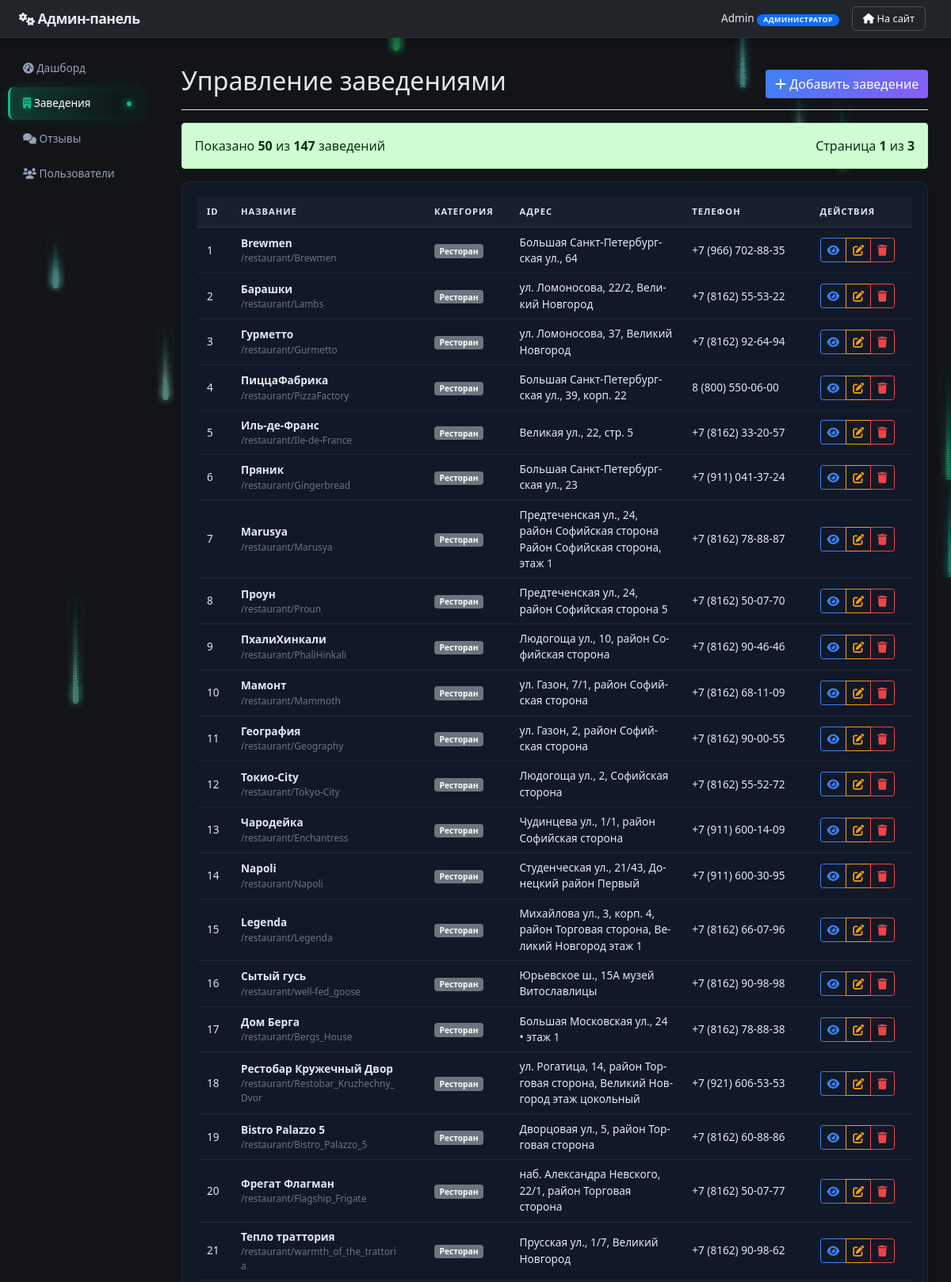
Screenshot of /admin/places (signed in, upper part) with the database file from the repository.
### main.py (models this page shows, shortened)
class User(db.Model):
    id = db.Column(db.Integer, primary_key=True)
    username = db.Column(db.String(150), nullable=False, unique=True)
    password = db.Column(db.String(150), nullable=False)
    role = db.Column(db.String(50), default='trainee')  # trainee, moderator, editor, admin
    created_at = db.Column(db.DateTime, default=datetime.utcnow)
    last_login = db.Column(db.DateTime)
    @property
    def role_display(self):
        return get_role_display_name(self.role)

class Place(db.Model):
    __tablename__ = 'place'
    id = db.Column(db.Integer, primary_key=True)
    title = db.Column(db.String(100), nullable=True)
    slug = db.Column(db.String(100), unique=True, nullable=True)  # Для английских URL
    description = db.Column(db.Text, nullable=True)
    tags = db.Column(db.Text, nullable=True)
    telephone = db.Column(db.String(20), nullable=True)
    address = db.Column(db.String(200), nullable=True)
    image_path = db.Column(db.String(200), nullable=True)
    additional_images = db.Column(db.JSON, default=list)
    category = db.Column(db.String(50), nullable=False, default='Restaurant')
    category_en = db.Column(db.String(50), nullable=False, default='Restaurant')
    latitude = db.Column(db.Float)  # широта для карт
    longitude = db.Column(db.Float)  # долгота для карт
    working_hours = db.Column(db.JSON)  # {"пн-пт": "10:00-22:00", "сб-вс": "11:00-23:00"}
    menu_pdf_path = db.Column(db.String(255))  # Пдф файлы
    CATEGORY_MAPPING = {
        'Ресторан': 'Restaurant',
        'Кафе': 'Cafe',
        'Магазин': 'Shop',
        'Музей': 'Museum',
        'Театр': 'Theatre',
        'Библиотека': 'Library',
        'Парк': 'Park',
        'Кинотеатр': 'Cinema',
        'Спортплощадка': 'Sports',
        'Церковь': 'Church',
        'Гостиница': 'Hotel',
        'Иконка': 'Icon'
    }

### main.py (the view)
@app.route('/admin/places')
@admin_required
def admin_places():
    user = User.query.filter_by(username=session['username']).first()
    if user.role not in ['trainee', 'moderator', 'editor', 'admin']:
        return render_template('Error.html', error_code=403, error_message="Доступ запрещён"), 403
    page = request.args.get('page', 1, type=int)
    per_page = 50
    places_pagination = Place.query.paginate(
        page=page,
        per_page=per_page,
        error_out=False
    )
    return render_template('admin_places.html',
                           current_user=user,
                           places=places_pagination.items,
                           pagination=places_pagination)

### main.py (called while the page is built)
def get_role_display_name(role):
    return ROLE_PERMISSIONS.get(role, {}).get('name', role)

def admin_required(f):
    @wraps(f)
    def decorated_function(*args, **kwargs):
        if 'username' not in session:
            flash('Требуется авторизация', 'error')
            return redirect(url_for('index'))
        user = User.query.filter_by(username=session['username']).first()
        from flask import g
        g.current_user = user
        return f(*args, **kwargs)
    return decorated_function

@app.context_processor
def utility_processor():
    def generate_category_en_for_template(category_name):
        """Генерация английского названия категории для шаблонов"""
        return generate_category_en(category_name)
    return {'generate_category_en_for_template': generate_category_en_for_template}

### templates/admin_places.html (shortened to what this page needs)
{% extends "base_admin.html" %}
{% block content %}
<div class="d-flex justify-content-between flex-wrap flex-md-nowrap align-items-center pt-3 pb-2 mb-3 border-bottom">
    <h1 class="h2">Управление заведениями</h1>
    {% if current_user.role in ['trainee', 'moderator', 'editor', 'admin'] %}
    <a href="{{ url_for('add_place') }}" class="btn btn-primary">
        <i class="fas fa-plus"></i> Добавить заведение
    </a>
    {% endif %}
</div>
<div class="alert alert-info d-flex justify-content-between align-items-center">
    <span>
        Показано <strong>{{ places|length }}</strong> из <strong>{{ pagination.total }}</strong> заведений
    </span>
    <span>
        Страница <strong>{{ pagination.page }}</strong> из <strong>{{ pagination.pages }}</strong>
    </span>
</div>
<div class="card">
    <div class="card-body">
        <div class="table-responsive">
            <table class="table table-hover">
                <thead>
                    <tr>
                        <th>ID</th>
                        <th>Название</th>
                        <th>Категория</th>
                        <th>Адрес</th>
                        <th>Телефон</th>
                        <th>Действия</th>
                    </tr>
                </thead>
                <tbody>
                    {% for place in places %}
                    <tr>
                        <td>{{ place.id }}</td>
                        <td>
                            <strong>{{ place.title or 'Без названия' }}</strong>
                            {% if place.slug %}
                            <br><small class="text-muted">/{{ place.category_en }}/{{ place.slug }}</small>
                            {% endif %}
                        </td>
                        <td>
                            <span class="badge bg-secondary">{{ place.category }}</span>
                        </td>
                        <td>{{ place.address or '—' }}</td>
                        <td>{{ place.telephone or '—' }}</td>
                        <td>
                            <div class="btn-group btn-group-sm">
                            <a href="{{ url_for('place_page_by_slug', category_en=place.category_en, slug=place.slug) if place.slug else url_for('restaurant_page', id=place.id) }}"
                               class="btn btn-outline-primary" target="_blank" title="Просмотр на сайте">
                                <i class="fas fa-eye"></i>
                            </a>
                            {% if current_user.role in ['moderator', 'editor', 'admin'] %}
                            <button class="btn btn-outline-warning edit-place"
                                    data-place-id="{{ place.id }}"
                                    data-place-title="{{ place.title or '' }}"
                                    data-place-description="{{ place.description or '' }}"
                                    data-place-category="{{ place.category }}"
                                    data-place-category-en="{{ place.category_en }}"
                                    data-place-telephone="{{ place.telephone or '' }}"
                                    data-place-address="{{ place.address or '' }}"
                                    data-place-slug="{{ place.slug or '' }}"
                                    data-place-tags="{{ place.tags or '' }}"
                                    data-place-menu="{{ place.menu_pdf_path or '' }}"
                                    title="Редактировать заведение">
                                <i class="fas fa-edit"></i>
                            </button>
                            {% endif %}
                            {% if current_user.role in ['moderator', 'editor', 'admin'] %}
                            <button class="btn btn-outline-danger delete-place"
                                    data-place-id="{{ place.id }}"
                                    data-place-title="{{ place.title or 'Без названия' }}"
                                    title="Удалить заведение">
                                <i class="fas fa-trash"></i>
                            </button>
                            {% endif %}
                        </div>
                        </td>
                    </tr>
                    {% endfor %}
                </tbody>
            </table>
        </div>
    </div>
</div>
{% endblock %}

### templates/base_admin.html (shortened to what this page needs)
<!DOCTYPE html>
<html lang="ru">
<head>
    <link rel="stylesheet" href="{{ url_for('static', filename='css/Admin.css') }}">
    <link href="https://cdn.jsdelivr.net/npm/bootstrap@5.1.3/dist/css/bootstrap.min.css" rel="stylesheet">
    <link href="https://cdnjs.cloudflare.com/ajax/libs/font-awesome/6.0.0/css/all.min.css" rel="stylesheet">
</head>
<body>
    <nav class="navbar navbar-dark bg-dark">
        <div class="container-fluid">
            <a class="navbar-brand" href="{{ url_for('admin_dashboard') }}">
                <i class="fas fa-cogs"></i> Админ-панель
            </a>
            <div class="d-flex align-items-center">
                <div class="role-tooltip-container">
                    <span class="navbar-text me-3" id="roleBadge" data-role="{{ current_user.role }}">
                        {{ current_user.username }}
                        <span class="badge bg-primary role-badge">
                            {{ current_user.role_display }}
                        </span>
                    </span>
                </div>
                <a href="{{ url_for('index') }}" class="btn btn-outline-light btn-sm me-2">
                    <i class="fas fa-home"></i> На сайт
                </a>
            </div>
        </div>
    </nav>
    <div class="container-fluid">
        <div class="row">
            <div class="col-md-3 col-lg-2 sidebar d-md-block">
                <div class="position-sticky pt-3">
                    <ul class="nav flex-column">
                        <li class="nav-item">
                            <a class="nav-link {{ 'active' if request.endpoint == 'admin_dashboard' }}"
                               href="{{ url_for('admin_dashboard') }}">
                                <i class="fas fa-tachometer-alt"></i> Дашборд
                            </a>
                        </li>
                        <li class="nav-item">
                            <a class="nav-link {{ 'active' if request.endpoint == 'admin_places' }}"
                               href="{{ url_for('admin_places') }}">
                                <i class="fas fa-building"></i> Заведения
                            </a>
                        </li>
                        {% if current_user.role in ['moderator', 'editor', 'admin'] %}
                        <li class="nav-item">
                            <a class="nav-link {{ 'active' if request.endpoint == 'admin_reviews_page' }}"
                               href="{{ url_for('admin_reviews_page') }}">
                                <i class="fas fa-comments"></i> Отзывы
                            </a>
                        </li>
                        {% endif %}
                        {% if current_user.role in ['moderator', 'editor', 'admin'] %}
                        <li class="nav-item">
                            <a class="nav-link {{ 'active' if request.endpoint == 'admin_users' }}"
                               href="{{ url_for('admin_users') }}">
                                <i class="fas fa-users"></i> Пользователи
                            </a>
                        </li>
                        {% endif %}
                    </ul>
                </div>
            </div>
            <main class="col-md-9 ms-sm-auto col-lg-10 px-md-4 py-4">
                {% block content %}{% endblock %}
            </main>
        </div>
    </div>
</body>
</html>

### rows the page displays
User: username "Admin", role_display "АДМИНИСТРАТОР"
Place: id "1", title "Brewmen", category_en "restaurant", slug "Brewmen", category "Ресторан", address "Большая Санкт-Петербургская ул., 64", telephone "+7 (966) 702-88-35"
Place: id "2", title "Барашки", category_en "restaurant", slug "Lambs", category "Ресторан", address "ул. Ломоносова, 22/2, Великий Новгород", telephone "+7 (8162) 55-53-22"
Place: id "3", title "Гурметто", category_en "restaurant", slug "Gurmetto", category "Ресторан", address "ул. Ломоносова, 37, Великий Новгород", telephone "+7 (8162) 92-64-94"
Place: id "4", title "ПиццаФабрика", category_en "restaurant", slug "PizzaFactory", category "Ресторан", address "Большая Санкт-Петербургская ул., 39, корп. 22", telephone "8 (800) 550-06-00"
Place: id "5", title "Иль-де-Франс", category_en "restaurant", slug "Ile-de-France", category "Ресторан", address "Великая ул., 22, стр. 5", telephone "+7 (8162) 33-20-57"
Place: id "6", title "Пряник", category_en "restaurant", slug "Gingerbread", category "Ресторан", address "Большая Санкт-Петербургская ул., 23", telephone "+7 (911) 041-37-24"
Place: id "7", title "Marusya", category_en "restaurant", slug "Marusya", category "Ресторан", address "Предтеченская ул., 24, район Софийская сторона Район Софийская сторона, этаж 1", telephone "+7 (8162) 78-88-87"
Place: id "8", title "Проун", category_en "restaurant", slug "Proun", category "Ресторан", address "Предтеченская ул., 24, район Софийская сторона 5", telephone "+7 (8162) 50-07-70"
Place: id "9", title "ПхалиХинкали", category_en "restaurant", slug "PhaliHinkali", category "Ресторан", address "Людогоща ул., 10, район Софийская сторона", telephone "+7 (8162) 90-46-46"
Place: id "10", title "Мамонт", category_en "restaurant", slug "Mammoth", category "Ресторан", address "ул. Газон, 7/1, район Софийская сторона", telephone "+7 (8162) 68-11-09"
Place: id "11", title "География", category_en "restaurant", slug "Geography", category "Ресторан", address "ул. Газон, 2, район Софийская сторона", telephone "+7 (8162) 90-00-55"
Place: id "12", title "Токио-City", category_en "restaurant", slug "Tokyo-City", category "Ресторан", address "Людогоща ул., 2, Софийская сторона", telephone "+7 (8162) 55-52-72"
Place: id "13", title "Чародейка", category_en "restaurant", slug "Enchantress", category "Ресторан", address "Чудинцева ул., 1/1, район Софийская сторона", telephone "+7 (911) 600-14-09"
Place: id "14", title "Napoli", category_en "restaurant", slug "Napoli", category "Ресторан", address "Студенческая ул., 21/43, Донецкий район Первый", telephone "+7 (911) 600-30-95"
Place: id "15", title "Legenda", category_en "restaurant", slug "Legenda", category "Ресторан", address "Михайлова ул., 3, корп. 4, район Торговая сторона, Великий Новгород этаж 1", telephone "+7 (8162) 66-07-96"
Place: id "16", title "Сытый гусь", category_en "restaurant", slug "well-fed_goose", category "Ресторан", address "Юрьевское ш., 15А музей Витославлицы", telephone "+7 (8162) 90-98-98"
Place: id "17", title "Дом Берга", category_en "restaurant", slug "Bergs_House", category "Ресторан", address "Большая Московская ул., 24 • этаж 1", telephone "+7 (8162) 78-88-38"
Place: id "18", title "Рестобар Кружечный Двор", category_en "restaurant", slug "Restobar_Kruzhechny_Dvor", category "Ресторан", address "ул. Рогатица, 14, район Торговая сторона, Великий Новгород этаж цокольный", telephone "+7 (921) 606-53-53"
Place: id "19", title "Bistro Palazzo 5", category_en "restaurant", slug "Bistro_Palazzo_5", category "Ресторан", address "Дворцовая ул., 5, район Торговая сторона", telephone "+7 (8162) 60-88-86"
Place: id "20", title "Фрегат Флагман", category_en "restaurant", slug "Flagship_Frigate", category "Ресторан", address "наб. Александра Невского, 22/1, район Торговая сторона", telephone "+7 (8162) 50-07-77"
Place: id "21", title "Тепло траттория", category_en "restaurant", slug "warmth_of_the_trattoria", category "Ресторан", address "Прусская ул., 1/7, Великий Новгород", telephone "+7 (8162) 90-98-62"

### other values shown
{{ places|length }} "50"
{{ pagination.total }} "147"
{{ pagination.page }} "1"
{{ pagination.pages }} "3"
